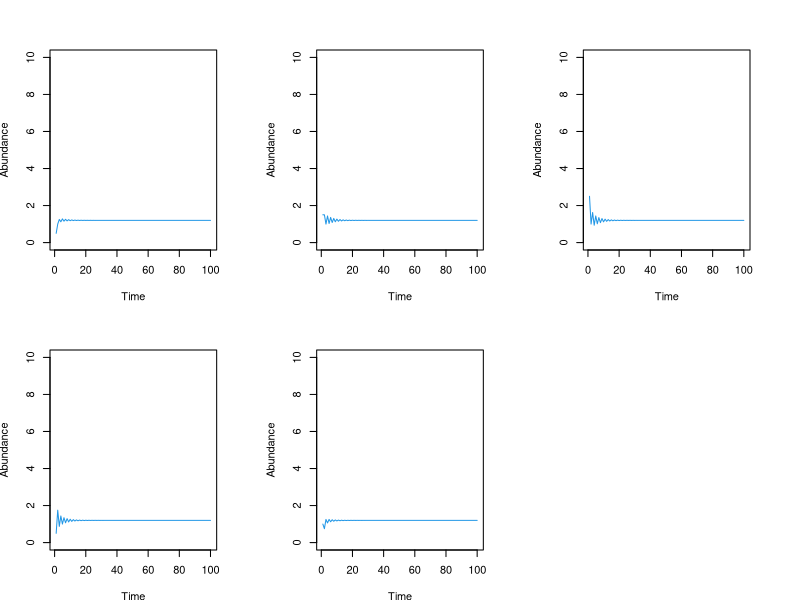
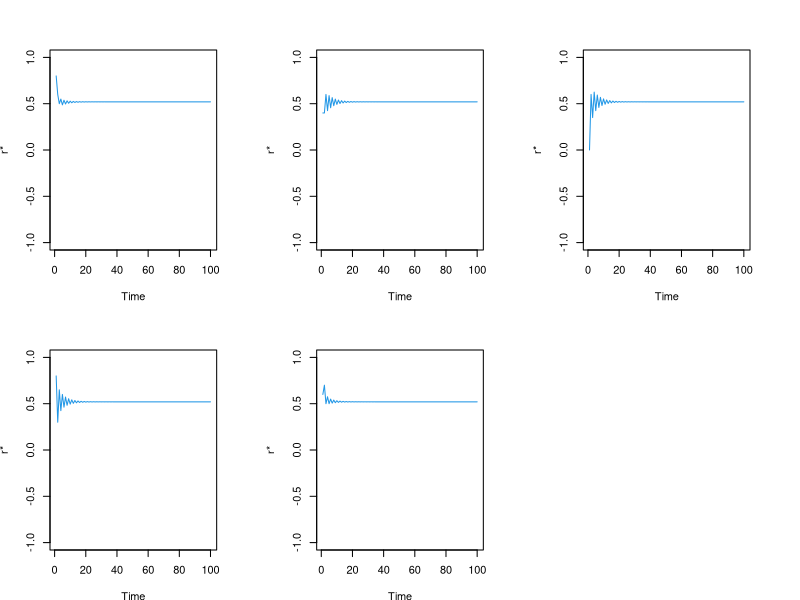

Source code (R) for these figures, in order:
rm(list=ls())

# MacCall 1990 example 
# Reproduce Table 2.1 along 1-D spatial transect discretised into 5 grid cells
# local population growth, death and advection (DDHS).

#set-up parameters 

V<-1.25 #viscosity coefficient
b <- 0.4 # density dependence coeff
nyr <- 100 #max num years

#set-up grid of physical suitability
r <- rep(1.0,5)

#set-up matrices for storing variables

r_star <- F <- N  <- matrix(0,5,nyr)


# initial values

N[,1] <- c(0.5,1.5,2.5,0.5,1.0) # initial values of N

r_star[,1] <- r - b*N[,1]  # realised suitability at t=1


#loop through time

for (t in 2:nyr) {
	
#gradient in suitability at t=1, multiplied by viscosity coeff

grad<-(r_star[2:5,t-1]-r_star[1:4,t-1])*V

#fluxes on LHS, leftmost boundary condition = 0 flux

#constraint to limit fluxes below 0.5*N[,t-1] 

lhs<-pmax(c(0.0,grad),-0.5*N[,t-1])


#fluxes on RHS   , rightmost boundary condition = 0 flux

rhs<-pmin(c(grad,0.0),0.5*N[,t-1])

#new abundance


N[,t] <- N[,t-1] + (lhs  - rhs) 
# fluxes from movement only according to Table 2.1, works out to be the same


#simultaneous population dynamics full model, Euler method

#N[,t] <-N[,t-1] + r_star[,t-1]*N[,t-1] - F[,t-1]*N[,t-1] + (lhs - rhs)*N[,t-1]
 
 # equ'n p. 19



r_star[,t] <- r - b*N[,t] # realised suitability at t=1

#population growth, separately?

#N[,t] <-N[,t] + r_star[,t-1]*N[,t-1] - F[,t-1]*N[,t-1] 



}



par(mfrow=c(2,3),mai=rep(0.5,4))
for ( i in 1:5) plot(1:nyr,N[i,],type='l',ylab="Abundance",xlab="Time",ylim=c(0,10),col=4)

# all cells occupied, but different equilibrium abudance than in Table 2.1
# possibly because per capita growth not taken into account in Table? just movement?



par(mfrow=c(2,3),mai=rep(0.5,4))
for ( i in 1:5) plot(1:nyr,r_star[i,],type='l',ylab="r*",xlab="Time",ylim=c(-1,1),col=4)

# equilibrium reached when r*=0, all =0
